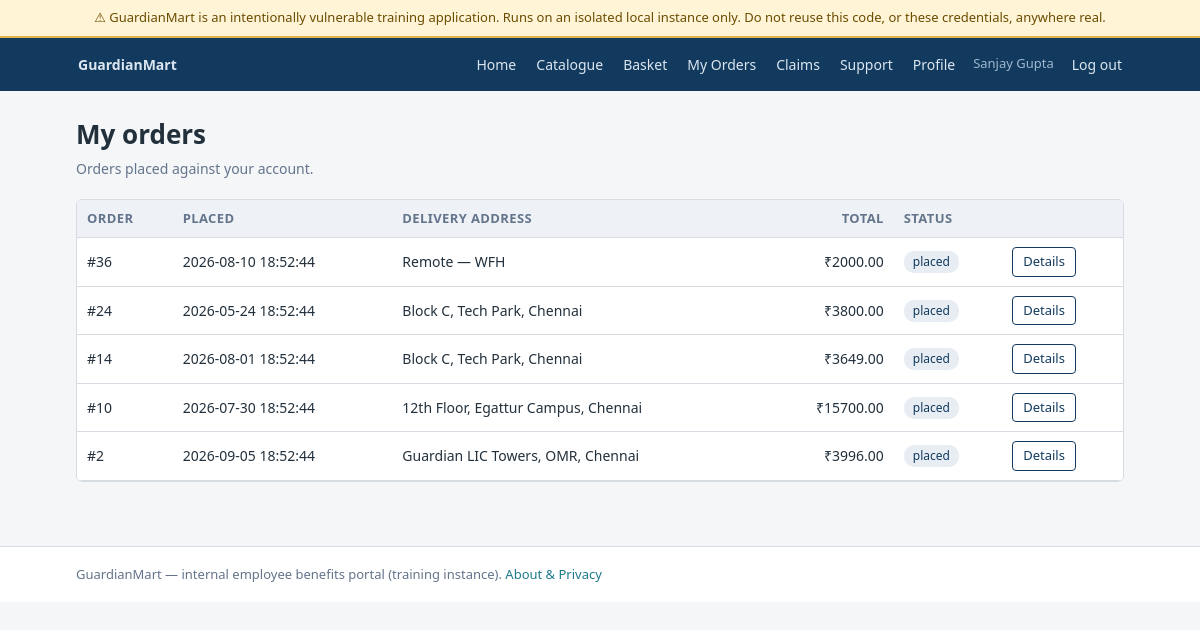
The page /orders (signed in) on the database its author committed.
### tables this page shows
CREATE TABLE users (
            id INTEGER PRIMARY KEY AUTOINCREMENT,
            name TEXT NOT NULL,
            email TEXT NOT NULL UNIQUE,
            password TEXT NOT NULL,             -- plaintext, on purpose: A04 / A05a / A07a
            department TEXT,
            phone TEXT,
            role TEXT NOT NULL DEFAULT 'user'    -- 'user' or 'admin'
        );

CREATE TABLE orders (
            id INTEGER PRIMARY KEY AUTOINCREMENT,
            user_id INTEGER NOT NULL,
            total REAL NOT NULL,
            address TEXT,
            delivery_notes TEXT,
            status TEXT DEFAULT 'placed',
            created_at TEXT
        );

### app.py (the view)
@app.route("/orders")
@login_required
def orders():
    uid = current_session()["user_id"]
    my_orders = db.get_orders_for_user(uid)
    return render_template("orders.html", orders=my_orders)

### app.py (called while the page is built)
def parse_session_cookie(raw):
    if not raw:
        return None
    parts = {}
    for chunk in raw.split("|"):
        if ":" not in chunk:
            return None
        k, v = chunk.split(":", 1)
        parts[k] = v
    if "user_id" not in parts or "role" not in parts:
        return None
    try:
        parts["user_id"] = int(parts["user_id"])
    except ValueError:
        return None
    return parts

def current_session():
    return parse_session_cookie(request.cookies.get("gm_session"))

def current_user_row():
    sess = current_session()
    if not sess:
        return None
    return db.get_user_by_id(sess["user_id"])

def login_required(view):
    @wraps(view)
    def wrapped(*args, **kwargs):
        if current_session() is None:
            return redirect(url_for("login"))
        return view(*args, **kwargs)
    return wrapped

@app.context_processor
def inject_globals():
    return {
        "training_banner": TRAINING_BANNER,
        "logged_in_user": current_user_row(),
        "logged_in_session": current_session(),
    }

### db.py (called while the page is built)
def get_db():
    conn = sqlite3.connect(DB_PATH)
    conn.row_factory = sqlite3.Row
    conn.execute("PRAGMA foreign_keys = ON")
    return conn

def get_user_by_id(user_id):
    conn = get_db()
    row = conn.execute("SELECT * FROM users WHERE id = ?", (user_id,)).fetchone()
    conn.close()
    return row

def get_orders_for_user(user_id):
    conn = get_db()
    rows = conn.execute(
        "SELECT * FROM orders WHERE user_id = ? ORDER BY id DESC", (user_id,)
    ).fetchall()
    conn.close()
    return rows

### templates/orders.html (shortened to what this page needs)
{% extends "base.html" %}
{% block content %}
<h1>My orders</h1>
<p class="page-sub">Orders placed against your account.</p>
{% if orders %}
  <div class="table-wrap">
    <table>
      <thead>
        <tr>
          <th>Order</th>
          <th>Placed</th>
          <th>Delivery address</th>
          <th class="text-right">Total</th>
          <th>Status</th>
          <th></th>
        </tr>
      </thead>
      <tbody>
        {% for o in orders %}
          <tr>
            <td>#{{ o.id }}</td>
            <td class="nowrap">{{ o.created_at }}</td>
            <td>{{ o.address }}</td>
            <td class="text-right">&#8377;{{ '%.2f'|format(o.total) }}</td>
            <td><span class="pill">{{ o.status }}</span></td>
            <td><a class="btn btn-sm btn-secondary" href="{{ url_for('order_detail', order_id=o.id) }}">Details</a></td>
          </tr>
        {% endfor %}
      </tbody>
    </table>
  </div>
{% else %}
  <div class="card empty-state">
    You have not placed any orders yet.
    <div style="margin-top:12px;"><a class="btn" href="{{ url_for('products') }}">Browse the catalogue</a></div>
  </div>
{% endif %}
{% endblock %}

### templates/base.html (shortened to what this page needs)
<!DOCTYPE html>
<html lang="en">
<head>
  <link rel="stylesheet" href="{{ url_for('static', filename='css/app.css') }}">
</head>
<body>
<div class="training-banner">{{ training_banner }}</div>
<nav class="navbar">
  <div class="container">
    <a class="navbar-brand" href="{{ url_for('home') }}">GuardianMart</a>
    <a href="{{ url_for('home') }}">Home</a>
    <a href="{{ url_for('products') }}">Catalogue</a>
    {% if logged_in_session %}
      <a href="{{ url_for('basket') }}">Basket</a>
      <a href="{{ url_for('orders') }}">My Orders</a>
      <a href="{{ url_for('claims') }}">Claims</a>
      <a href="{{ url_for('support') }}">Support</a>
      <a href="{{ url_for('profile') }}">Profile</a>
      <span class="nav-user">
        {{ logged_in_user.name if logged_in_user else 'Unknown user' }}
      </span>
      <a href="{{ url_for('logout') }}">Log out</a>
    {% else %}
      <a href="{{ url_for('about') }}">About</a>
      <a href="{{ url_for('login') }}">Log in</a>
      <a href="{{ url_for('register') }}">Register</a>
    {% endif %}
  </div>
</nav>
<main>
  <div class="container">
    {% block content %}{% endblock %}
  </div>
</main>
<footer>
  <div class="container">
    GuardianMart &mdash; internal employee benefits portal (training instance).
    <a href="{{ url_for('about') }}">About &amp; Privacy</a>
  </div>
</footer>
</body>
</html>

### static/css/app.css (style rules this page uses)
:root { --gm-navy: #123a5e; --gm-navy-dark: #0d2a44; --gm-accent: #1d7a8c; --gm-bg: #f4f6f8; --gm-border: #d6dce2; --gm-text: #22303c; --gm-muted: #64748b; --gm-warn-bg: #fff4d6; --gm-warn-border: #e0b64a; --gm-flag-bg: #e8f7ee; --gm-flag-border: #2f9e5e; --gm-danger: #b3261e; }
* { box-sizing: border-box; }
body { margin: 0; font-family: "Segoe UI", Roboto, Helvetica, Arial, sans-serif; font-size: 15px; line-height: 1.5; color: var(--gm-text); background: var(--gm-bg); }
a { color: var(--gm-accent); text-decoration: none; }
.container { max-width: 1080px; margin: 0 auto; padding: 0 16px; }
.training-banner { background: var(--gm-warn-bg); border-bottom: 2px solid var(--gm-warn-border); color: #6b4c00; font-size: 13px; padding: 8px 16px; text-align: center; }
.navbar { background: var(--gm-navy); color: #fff; }
.navbar .container { display: flex; align-items: center; flex-wrap: wrap; gap: 4px 16px; padding: 12px 16px; }
.navbar-brand { font-size: 20px; font-weight: 700; color: #fff; margin-right: auto; }
.navbar a { color: #dce6f0; padding: 4px 2px; font-size: 14px; }
.navbar .nav-user { color: #9fb8cf; font-size: 13px; }
main { padding: 24px 0 48px; }
h1 { font-size: 26px; margin: 0 0 4px; }
.page-sub { color: var(--gm-muted); margin: 0 0 20px; font-size: 14px; }
.btn { display: inline-block; background: var(--gm-navy); color: #fff; border: 1px solid var(--gm-navy); border-radius: 4px; padding: 8px 16px; font-size: 14px; font-family: inherit; cursor: pointer; }
.btn-secondary { background: #fff; color: var(--gm-navy); }
.btn-sm { padding: 4px 10px; font-size: 13px; }
table { width: 100%; border-collapse: collapse; background: #fff; font-size: 14px; }
th, td { text-align: left; padding: 9px 10px; border-bottom: 1px solid var(--gm-border); }
th { background: #eef2f6; font-size: 13px; text-transform: uppercase; letter-spacing: .03em; color: var(--gm-muted); }
.table-wrap { border: 1px solid var(--gm-border); border-radius: 6px; overflow-x: auto; margin-bottom: 16px; }
.text-right { text-align: right; }
.nowrap { white-space: nowrap; }
.pill { display: inline-block; background: #e7edf3; border-radius: 10px; padding: 2px 9px; font-size: 12px; color: var(--gm-navy); }
footer { border-top: 1px solid var(--gm-border); background: #fff; padding: 18px 0; font-size: 13px; color: var(--gm-muted); }

### rows shown on the page
users: name "Sanjay Gupta"
orders: id "36", created_at "2026-08-10 18:52:44", address "Remote — WFH", total "2000.00", status "placed"
orders: id "24", created_at "2026-05-24 18:52:44", address "Block C, Tech Park, Chennai", total "3800.00", status "placed"
orders: id "14", created_at "2026-08-01 18:52:44", address "Block C, Tech Park, Chennai", total "3649.00", status "placed"
orders: id "10", created_at "2026-07-30 18:52:44", address "12th Floor, Egattur Campus, Chennai", total "15700.00", status "placed"
orders: id "2", created_at "2026-09-05 18:52:44", address "Guardian LIC Towers, OMR, Chennai", total "3996.00", status "placed"

### other values the page prints
{{ training_banner }} "⚠ GuardianMart is an intentionally vulnerable training application. Runs on an isolated local instance only. Do not reuse this code, or these credentials, anywhere real."
